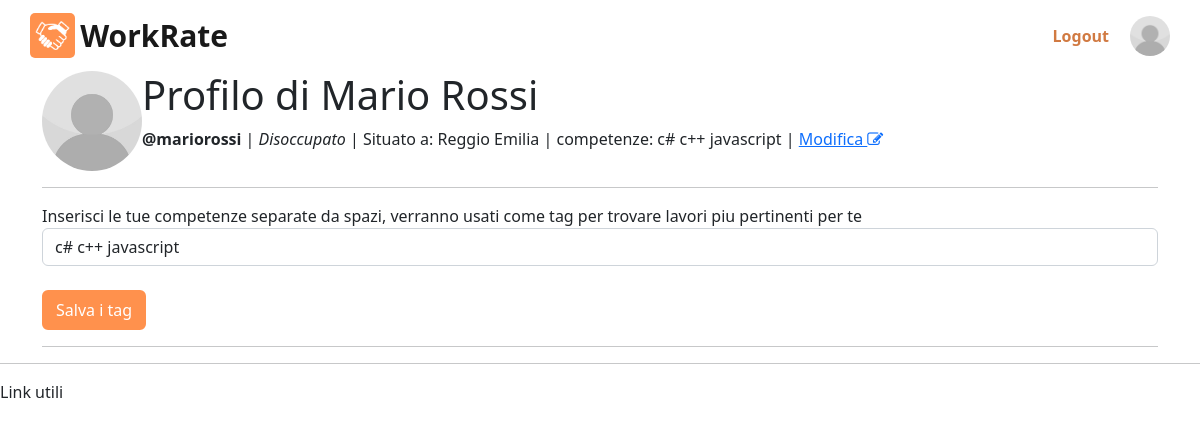
Page /utente/ (signed in) on the committed database.
### utente/models.py (models this page shows)
class Utente(AbstractUser):
    nome = models.CharField('nome', max_length=100)
    citta = models.CharField('citta', max_length=100)
    is_azienda = models.BooleanField('is_azienda', default=False)
    tag = models.CharField('tag', max_length=100, default=None, blank=True, null=True)
    immagine_profilo = models.ImageField(upload_to=upload_to, blank=True, null=True, default='profile_photos/default.jpg')
    class Meta:
        verbose_name = 'Utente'
        verbose_name_plural = 'Utenti'

### utente/views.py (the view)
# urls.py: path('', Profilo, name='profilo'),
@login_required(login_url='login')
def Profilo(request):
    utente = request.user
    recensioni = Recensione.objects.filter(destinatario=utente)
    somma_recensioni = sum(recensione.valutazione for recensione in recensioni)
    if utente.is_azienda:
        richiesteLavoro = Lavoro.objects.filter(annuncio__azienda=utente, stato='In attesa')
        lavoriAccettati = Lavoro.objects.filter(annuncio__azienda=utente, stato='Accettato')
        annunci = AnnuncioLavoro.objects.filter(azienda=utente)
        if request.method == 'POST':
            form = AnnuncioLavoroForm(request.POST)
            if form.is_valid():
                annuncio = form.save(commit=False)
                annuncio.azienda = request.user
                annuncio.save()
                return redirect('profilo')
        else:
            form = AnnuncioLavoroForm()
        return render(request, 'utente/profilo/profilo.html',
                      {'utente': utente,
                       'form': form,
                       'annunci': annunci,
                       'richiesteLavoro': richiesteLavoro,
                       'lavoriAccettati': lavoriAccettati,
                       'recensioni': recensioni,
                       'somma_recensioni': somma_recensioni})
    else:
        lavoroUtente = Lavoro.objects.filter(lavoratore=request.user, stato='Accettato').first()
        if request.method == 'POST':
            form = TagLavoratoreForm(request.POST, instance=utente)
            if form.is_valid():
                form.save()
                messages.success(request, 'Tag aggiornati con successo')
                return redirect('profilo')
        else:
                form = TagLavoratoreForm(instance=utente)
        return render(request, 'utente/profilo/profilo.html', context={'utente': utente, 'form': form, 'lavoroUtente': lavoroUtente, 'recensioni': recensioni, 'somma_recensioni': somma_recensioni})

### utente/forms.py
class TagLavoratoreForm(forms.ModelForm):
    tag = forms.CharField(
        label='tag',
        max_length=200,
        widget=forms.TextInput(attrs={'class': 'form-control'}),
        required=False,
    )
    class Meta:
        model = Utente
        fields = ['tag']

### utente/templates/utente/profilo/profilo.html (shortened to what this page needs)
{% extends "main_page.html" %}
{% block head %}
    {% load static %}
    {% if utente.is_azienda %}
        <link rel="stylesheet" href="{% static 'css/profilo/styleAzienda.css' %}">
    {% else %}
        <link rel="stylesheet" href="{% static 'css/profilo/styleLavoratore.css' %}">
    {% endif %}
{% endblock head %}
{% block content %}
    {% include "main_components/navbar.html" %}
    {% if utente.is_azienda %}
        {% include "utente/profilo/bodyProfilo_Azienda.html" %}
    {% else %}
        {% include "utente/profilo/bodyProfilo_Lavoratore.html" %}
    {% endif %}
    {% include "main_components/footer.html" %}
{% endblock content %}

### templates/main_components/navbar.html
{% load static %}
<nav class="navbar">
    <a class="navbar-brand" href="{% url 'home' %}">
        <img src="{% static 'imgs/home/logo.png' %}" class="d-inline-block align-top logo-navbar" alt="">
        <span class="workrate">WorkRate</span>
    </a>
    <div class="my-2 my-lg-0 d-flex">
        {% if user.is_authenticated %}
        <div class="logout-form">
            <a href="{% url 'logout' %}"><button class="logout-btn" type="submit">Logout</button></a>
        </div>
        <a href="{% url 'profilo' %}">
            {% if user.immagine_profilo %}
                <img src="{{ user.immagine_profilo.url }}" alt="Foto Profilo" style="width: 40px; height: 40px;" class='rounded-circle'>
            {% else %}
                <img src="https://placehold.co/100x100" alt="Logo Aziendale" style="width: 40px; height: 40px;" class='rounded-circle'>
            {% endif %}
        </a>
        {% else %}
        <a href="{% url 'login' %}"><button class="btn btn-primary my-2 my-sm-0 workrate-orange" type="submit">Login</button></a>
        <a href="{% url 'registrazione' %}"><button class="btn btn-primary my-2 my-sm-0 workrate-orange" type="submit">Sign in</button></a>
        {% endif %}
    </div>
  </nav>

### utente/templates/utente/profilo/bodyProfilo_Lavoratore.html (shortened to what this page needs)
<div class='container'>
    <div class="my-2 my-lg-0 d-flex">
        {% if user.immagine_profilo %}
                <img src="{{ user.immagine_profilo.url }}" alt="Foto Profilo" style="width: 100px; height: 100px;" class='rounded-circle'>
            {% else %}
                <img src="https://placehold.co/100x100" alt="Logo Aziendale" style="width: 100px; height: 100px;" class='rounded-circle'>
            {% endif %}
        <div class='titolo-profilo'>
            <h1>Profilo di {{ utente.nome }}</h1>
            <p><b>@{{ utente.username }}</b> |
                {% if lavoroUtente %}
                    <i>Lavoratore presso <a href="{% url 'profilo_cercato' lavoroUtente.annuncio.azienda %}">{{ lavoroUtente.annuncio.azienda }}</a></i> |
                {% else %}
                    <i>Disoccupato</i> |
                {% endif %}
                Situato a: {{ utente.citta }} |
                competenze:
                {% if utente.tag %}
                   {{ utente.tag }}
                {% else %}
                    nessuna competenza
                {% endif %}
                | <a href="{% url 'modifica' %}">Modifica <i class="fa fa-edit"></i></a>
            </p>
        </div>
    </div>
    <hr>
    <form method="post">
        <div class="form-row">
            <div class="form-group col-md-12 flex-d">
                <label for="titolo">Inserisci le tue competenze separate da spazi, verranno usati come tag per trovare lavori piu pertinenti per te</label>
                {{ form.tag }}
            </div>
        </div>
        <br>
        <button class="btn btn-primary my-2 my-sm-0 workrate-orange" type="submit">Salva i tag</button>
    </form>
    <hr>
    {% include 'utente/main_components/recensioni.html' %}
</div>

### static/css/profilo/styleLavoratore.css (style rules this page uses)
body { color: #212529; margin: auto; }
.logo-navbar { width: 45px; height: 45px; border-radius: 5px; }
.workrate { font-weight: bold; font-size: 30px; }
.workrate-orange { background-color: #FF914D; border: 2px solid #FF914D; margin-right: 10px; }
.logout-btn { background-color: inherit; border: 0px; margin-right: 15px; color: #D17A42; font-weight: bold; }
.logout-form { display: flex; justify-content: center; align-items: center; }

### rows in the picture
Utente: immagine_profilo (placeholder picture), nome "Mario Rossi", username "mariorossi", citta "Reggio Emilia", tag "c# c++ javascript"
